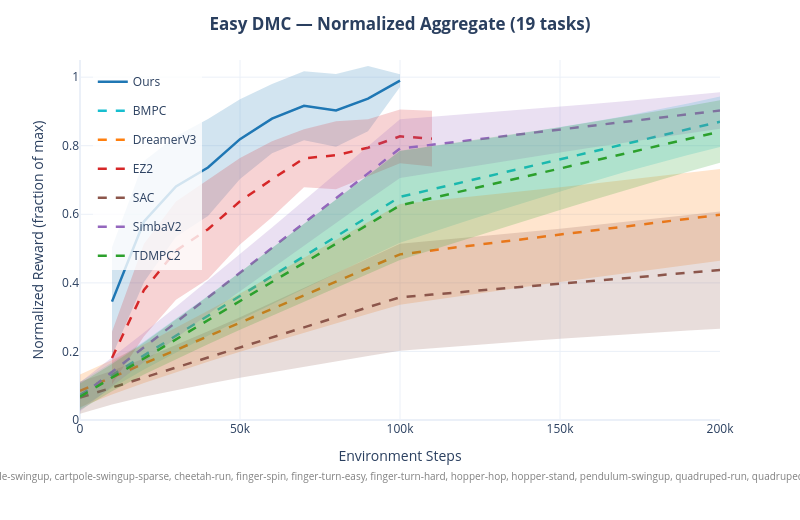
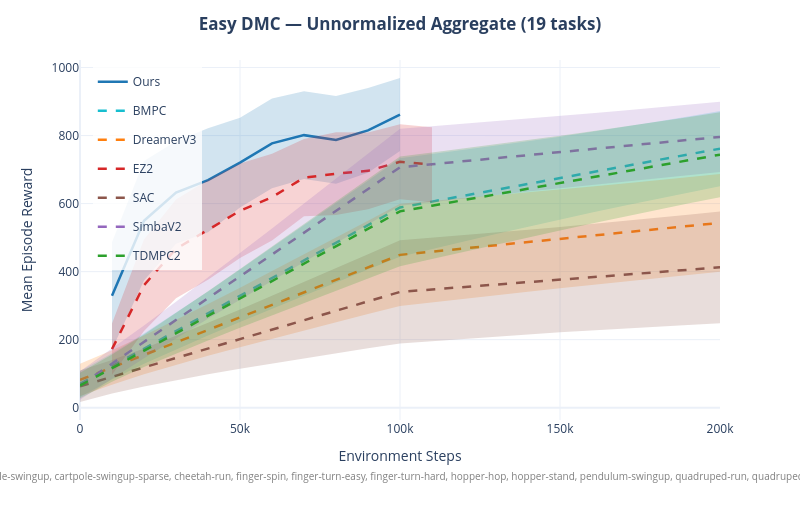
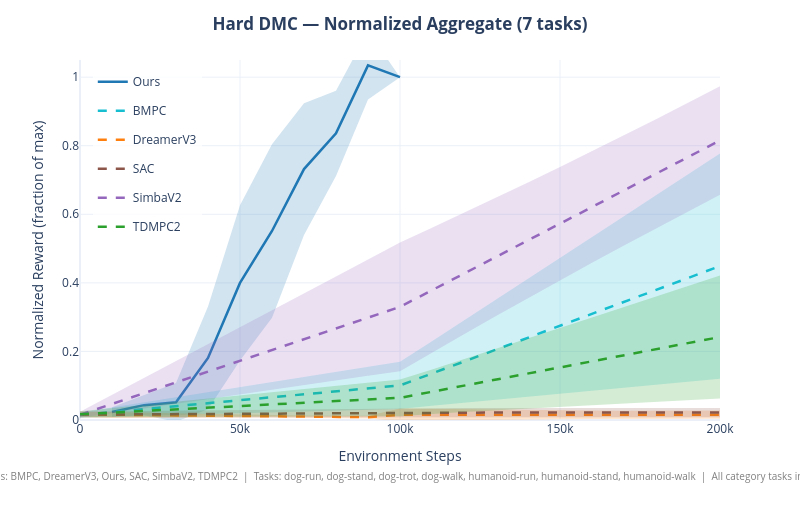

Notebook code for these charts, in order:
### Code cell
def _build_footer(
    methods: list[str] | None = None,
    tasks: list[str] | None = None,
    extra: str | None = None,
) -> str:
    """Build a compact description string for the bottom of a figure."""
    parts: list[str] = []
    if methods:
        parts.append(f"Methods: {', '.join(methods)}")
    if tasks:
        parts.append(f"Tasks: {', '.join(tasks)}")
    if extra:
        parts.append(extra)
    return "  |  ".join(parts)


def _apply_footer(
    fig: go.Figure,
    methods: list[str] | None = None,
    tasks: list[str] | None = None,
    extra: str | None = None,
) -> None:
    """Add a description annotation at the bottom of the figure."""
    text = _build_footer(methods, tasks, extra)
    if not text:
        return
    fig.add_annotation(
        text=text,
        xref="paper", yref="paper",
        x=0.5, y=-0.18,
        showarrow=False,
        font=dict(size=10, color="gray"),
        xanchor="center",
    )
    current_b = fig.layout.margin.b if fig.layout.margin and fig.layout.margin.b else 80
    fig.update_layout(margin=dict(b=max(current_b, 100)))


def plot_normalized_aggregate(
    agg: pd.DataFrame,
    colors: dict[str, str],
    title: str = "Normalized Aggregate Performance",
    subtitle_tasks: list[str] | None = None,
    subtitle_methods: list[str] | None = None,
    subtitle_extra: str | None = None,
) -> go.Figure:
    """Plot normalized aggregate performance."""
    fig = go.Figure()
    stats = agg.rename(columns={"mean_normalized": "mean_reward"})
    # ci95 already computed by compute_normalized_aggregate
    _add_method_traces(fig, stats, colors, line_width=2.5)
    fig.update_layout(
        title=dict(text=f"<b>{title}</b>", x=0.5),
        xaxis_title="Environment Steps",
        yaxis_title="Normalized Reward (fraction of max)",
        legend=dict(x=0.02, y=0.98, bgcolor="rgba(255,255,255,0.8)"),
        hovermode="x unified",
        template="plotly_white",
        width=800, height=520,
        yaxis=dict(range=[0, 1.05]),
        margin=dict(t=60, b=100),
    )
    _apply_footer(fig, subtitle_methods, subtitle_tasks, subtitle_extra)
    return fig


def plot_unnormalized_aggregate(
    agg: pd.DataFrame,
    colors: dict[str, str],
    title: str = "Unnormalized Aggregate Performance",
    subtitle_tasks: list[str] | None = None,
    subtitle_methods: list[str] | None = None,
    subtitle_extra: str | None = None,
) -> go.Figure:
    """Plot unnormalized (raw reward) aggregate performance."""
    fig = go.Figure()
    # ci95 already computed by compute_unnormalized_aggregate
    _add_method_traces(fig, agg, colors, line_width=2.5)
    fig.update_layout(
        title=dict(text=f"<b>{title}</b>", x=0.5),
        xaxis_title="Environment Steps",
        yaxis_title="Mean Episode Reward",
        legend=dict(x=0.02, y=0.98, bgcolor="rgba(255,255,255,0.8)"),
        hovermode="x unified",
        template="plotly_white",
        width=800, height=520,
        margin=dict(t=60, b=100),
    )
    _apply_footer(fig, subtitle_methods, subtitle_tasks, subtitle_extra)
    return fig
